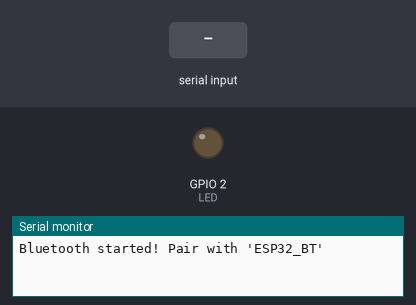
A program run on a simulated ESP32. Shown: output pins drawn as LEDs (lit = HIGH), the last lines printed to the serial monitor. The test bench sets the inputs (shaded band). Nothing arrives over Bluetooth unless stated.

Above: at 1.2 s.
1.3 s: "1" received over the second serial link
At 2.5 s:
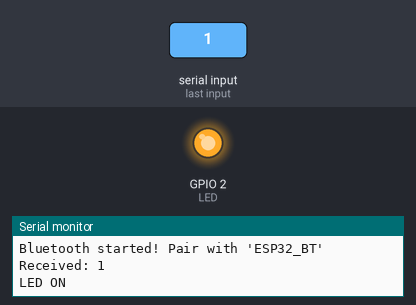
2.8 s: "0" received over the second serial link
At 4.1 s:
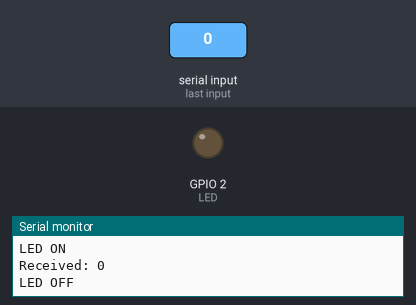
Timing chart, 0 to 5.8 s (numbered marks = the images above; inputs shaded):
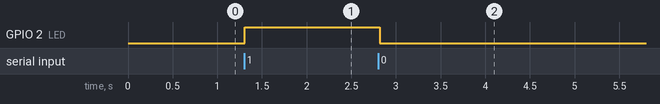

Measured:
- after the input at 1.3 s, GPIO 2 (LED): LOW → HIGH at once
- after the input at 2.8 s, GPIO 2 (LED): HIGH → LOW at once

The program:

main.cpp
```cpp
#include <Arduino.h>
#include <BluetoothSerial.h>

#define LED 2

BluetoothSerial SerialBT;

void setup() {
    pinMode(LED, OUTPUT);
    Serial.begin(115200);         // Serial Monitor
    SerialBT.begin("ESP32_BT");   // Bluetooth ESP32
    Serial.println("Bluetooth started! Pair with 'ESP32_BT'");
}

void loop() {
    if (SerialBT.available()) {
        char received = SerialBT.read();
        Serial.print("Received: ");
        Serial.println(received);

        if (received == '1') {
            digitalWrite(LED, HIGH);
            Serial.println("LED ON");   // ON LED
        } else if (received == '0') {
            digitalWrite(LED, LOW);
            Serial.println("LED OFF");   // OFF LED
        }
    }

    delay(20);
}
```
